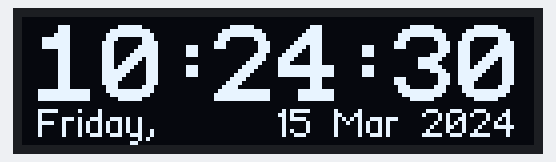
Simulated run of this sketch. Board: Arduino Uno, built with avr-gcc and run on an emulated ATmega328P. Shown: 128×32 one-colour display. The local clock reads 2024-03-15 10:24:30 at power-on unless the sketch sets it; what the sketch prints to the serial monitor is not drawn.

Above: at 0.3 s.
At 3.3 s:
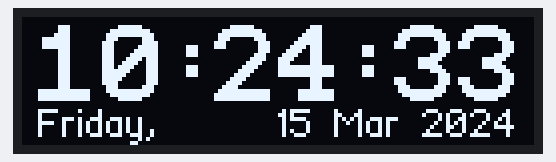
At 8.3 s:
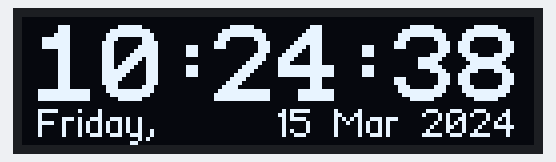
At 17.3 s:
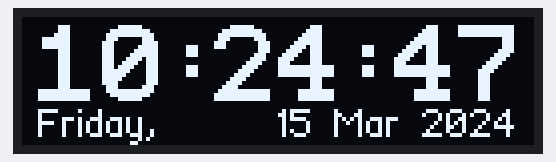
At 25.3 s:
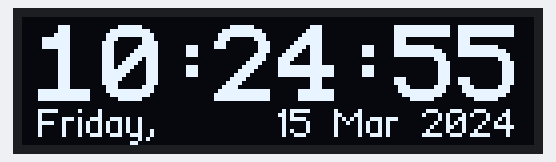
At 36.3 s:
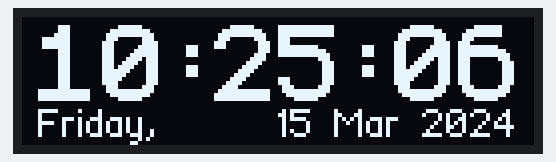

The sketch:

oled_clock.ino
```cpp
#include <U8g2lib.h>
#include <Ds1302.h>


Ds1302 rtc(6 /*ENA/RST pin*/, 4 /*CLK pin*/, 5/*DAT pin*/);


// you can use another pin for the SCL and SDA by replace the 'SDA' and 'SCL' with the pin you wish for
U8G2_SSD1306_128X32_UNIVISION_1_SW_I2C u8g2(U8G2_R0, /* clock=*/ SCL, /* data=*/ SDA, /* reset=*/ U8X8_PIN_NONE);


//
const static char* WeekDays[] =
{
    "Monday,",
    "Tuesday,",
    "Wednesday,",
    "Thursday,",
    "Friday,",
    "Saturday,",
    "Sunday,"
};

const static char* Months[] =
{
    "Jan",
    "Feb",
    "Mar",
    "Apr",
    "May",
    "Jun",
    "Jul",
    "Aug",
    "Sep",
    "Okt",
    "Nov",
    "Dec"
};

void setup() {
  u8g2.begin();
  Serial.begin(9600);
  rtc.init();// Initiating the rtc

  // UNCOMMENT THIS PART IF YOU WANT TO SET UP THE DATE AND TIME
  // // Create a DateTime structure
  //   Ds1302::DateTime dt;

  // // --- SET YOUR DATE AND TIME HERE ---
  // dt.year = 26;    // Set Year (Last 2 digits, e.g., 26 for 2026)
  // dt.month = 1;    // Set Month (1-12)
  // dt.day = 20;     // Set Day of Month (1-31)
  // dt.hour = 14;    // Set Hour (0-23)
  // dt.minute = 30;  // Set Minute (0-59)
  // dt.second = 0;   // Set Second (0-59)
  // dt.dow = 2;      // Set Day of Week (1=Mon, 2=Tue, ... 7=Sun)

  // // Upload the time to the RTC module
  // rtc.setDateTime(&dt);


}

void loop() {
  Ds1302::DateTime now;
  rtc.getDateTime(&now);
  char buffer[10];

  static uint8_t last_second = 0;
  //displaying to serial monitor
    if (last_second != now.second)
    {
      last_second = now.second;
      u8g2.firstPage();

      Serial.print("20");
      Serial.print(now.year);    // 00-99
      Serial.print('-');
      if (now.month < 10) Serial.print('0');
      Serial.print(now.month);   // 01-12
      Serial.print('-');
      if (now.day < 10) Serial.print('0');
      Serial.print(now.day);     // 01-31
      Serial.print(' ');
      Serial.print(WeekDays[now.dow - 1]); // 1-7
      Serial.print(' ');
      if (now.hour < 10) Serial.print('0');
      Serial.print(now.hour);    // 00-23
      Serial.print(':');
      if (now.minute < 10) Serial.print('0');
      Serial.print(now.minute);  // 00-59
      Serial.print(':');
      if (now.second < 10) Serial.print('0');
      Serial.print(now.second);  // 00-59
      Serial.println();
    }
  delay(100);

  //display to lcd
  do{
      u8g2.setFontMode(1);
      u8g2.setBitmapMode(1);
      u8g2.setFont(u8g2_font_t0_22b_tr);
      u8g2.drawStr(37, 15, ":");

      u8g2.setFont(u8g2_font_haxrcorp4089_tr);
      u8g2.drawStr(4, 30, (WeekDays[now.dow-1]));

      // Input the day, year, and etc into buffer first so if there's only a digit, it will replace the front digit to 0
      sprintf(buffer, "%02d", now.day);
      u8g2.drawStr(64, 30, buffer);

      sprintf(buffer, "%04d", (now.year + 2000));
      u8g2.drawStr(100, 30, buffer);

      u8g2.drawStr(78, 30, (Months[now.month-1]));

      u8g2.setFont(u8g2_font_profont29_tr);
      sprintf(buffer, "%02d", (now.minute));
      u8g2.drawStr(48, 21, buffer);

      sprintf(buffer, "%02d", (now.hour));
      u8g2.drawStr(4, 21, buffer);

      u8g2.setFont(u8g2_font_t0_22b_tr);
      u8g2.drawStr(81, 15, ":");

      u8g2.setFont(u8g2_font_profont29_tr);
      sprintf(buffer, "%02d", (now.second));
      u8g2.drawStr(93, 21, buffer);


    } while(u8g2.nextPage());

}
```

Measured:
- what the display in image 0 shows lasts 1.1 s, from 0.3 s to 1.4 s
